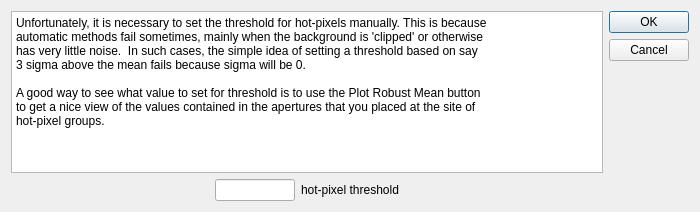
<?xml version="1.0" encoding="UTF-8"?>
<ui version="4.0">
 <class>hotPixelThresholdDialog</class>
 <widget class="QDialog" name="hotPixelThresholdDialog">
  <property name="windowModality">
   <enum>Qt::NonModal</enum>
  </property>
  <property name="geometry">
   <rect>
    <x>0</x>
    <y>0</y>
    <width>700</width>
    <height>212</height>
   </rect>
  </property>
  <property name="sizePolicy">
   <sizepolicy hsizetype="Fixed" vsizetype="Fixed">
    <horstretch>0</horstretch>
    <verstretch>0</verstretch>
   </sizepolicy>
  </property>
  <property name="minimumSize">
   <size>
    <width>700</width>
    <height>212</height>
   </size>
  </property>
  <property name="maximumSize">
   <size>
    <width>700</width>
    <height>212</height>
   </size>
  </property>
  <property name="windowTitle">
   <string>Hot pixel threshold dialog</string>
  </property>
  <layout class="QGridLayout" name="gridLayout">
   <item row="0" column="0">
    <layout class="QVBoxLayout" name="verticalLayout">
     <item>
      <widget class="QPlainTextEdit" name="plainTextEdit">
       <property name="readOnly">
        <bool>true</bool>
       </property>
       <property name="plainText">
        <string>Unfortunately, it is necessary to set the threshold for hot-pixels manually. This is because
automatic methods fail sometimes, mainly when the background is 'clipped' or otherwise
has very little noise.  In such cases, the simple idea of setting a threshold based on say
3 sigma above the mean fails because sigma will be 0.

A good way to see what value to set for threshold is to use the Plot Robust Mean button
to get a nice view of the values contained in the apertures that you placed at the site of
hot-pixel groups.</string>
       </property>
      </widget>
     </item>
     <item>
      <layout class="QHBoxLayout" name="horizontalLayout">
       <item>
        <spacer name="horizontalSpacer">
         <property name="orientation">
          <enum>Qt::Horizontal</enum>
         </property>
         <property name="sizeHint" stdset="0">
          <size>
           <width>40</width>
           <height>20</height>
          </size>
         </property>
        </spacer>
       </item>
       <item>
        <widget class="QLineEdit" name="hotPixelThresholdEdit">
         <property name="maximumSize">
          <size>
           <width>80</width>
           <height>16777215</height>
          </size>
         </property>
         <property name="inputMethodHints">
          <set>Qt::ImhPreferNumbers</set>
         </property>
         <property name="maxLength">
          <number>6</number>
         </property>
        </widget>
       </item>
       <item>
        <widget class="QLabel" name="label">
         <property name="text">
          <string>hot-pixel threshold</string>
         </property>
        </widget>
       </item>
       <item>
        <spacer name="horizontalSpacer_2">
         <property name="orientation">
          <enum>Qt::Horizontal</enum>
         </property>
         <property name="sizeHint" stdset="0">
          <size>
           <width>40</width>
           <height>20</height>
          </size>
         </property>
        </spacer>
       </item>
      </layout>
     </item>
    </layout>
   </item>
   <item row="0" column="1">
    <widget class="QDialogButtonBox" name="buttonBox">
     <property name="orientation">
      <enum>Qt::Vertical</enum>
     </property>
     <property name="standardButtons">
      <set>QDialogButtonBox::Cancel|QDialogButtonBox::Ok</set>
     </property>
    </widget>
   </item>
  </layout>
 </widget>
 <resources/>
 <connections>
  <connection>
   <sender>buttonBox</sender>
   <signal>accepted()</signal>
   <receiver>hotPixelThresholdDialog</receiver>
   <slot>accept()</slot>
   <hints>
    <hint type="sourcelabel">
     <x>248</x>
     <y>254</y>
    </hint>
    <hint type="destinationlabel">
     <x>157</x>
     <y>274</y>
    </hint>
   </hints>
  </connection>
  <connection>
   <sender>buttonBox</sender>
   <signal>rejected()</signal>
   <receiver>hotPixelThresholdDialog</receiver>
   <slot>reject()</slot>
   <hints>
    <hint type="sourcelabel">
     <x>316</x>
     <y>260</y>
    </hint>
    <hint type="destinationlabel">
     <x>286</x>
     <y>274</y>
    </hint>
   </hints>
  </connection>
 </connections>
</ui>
